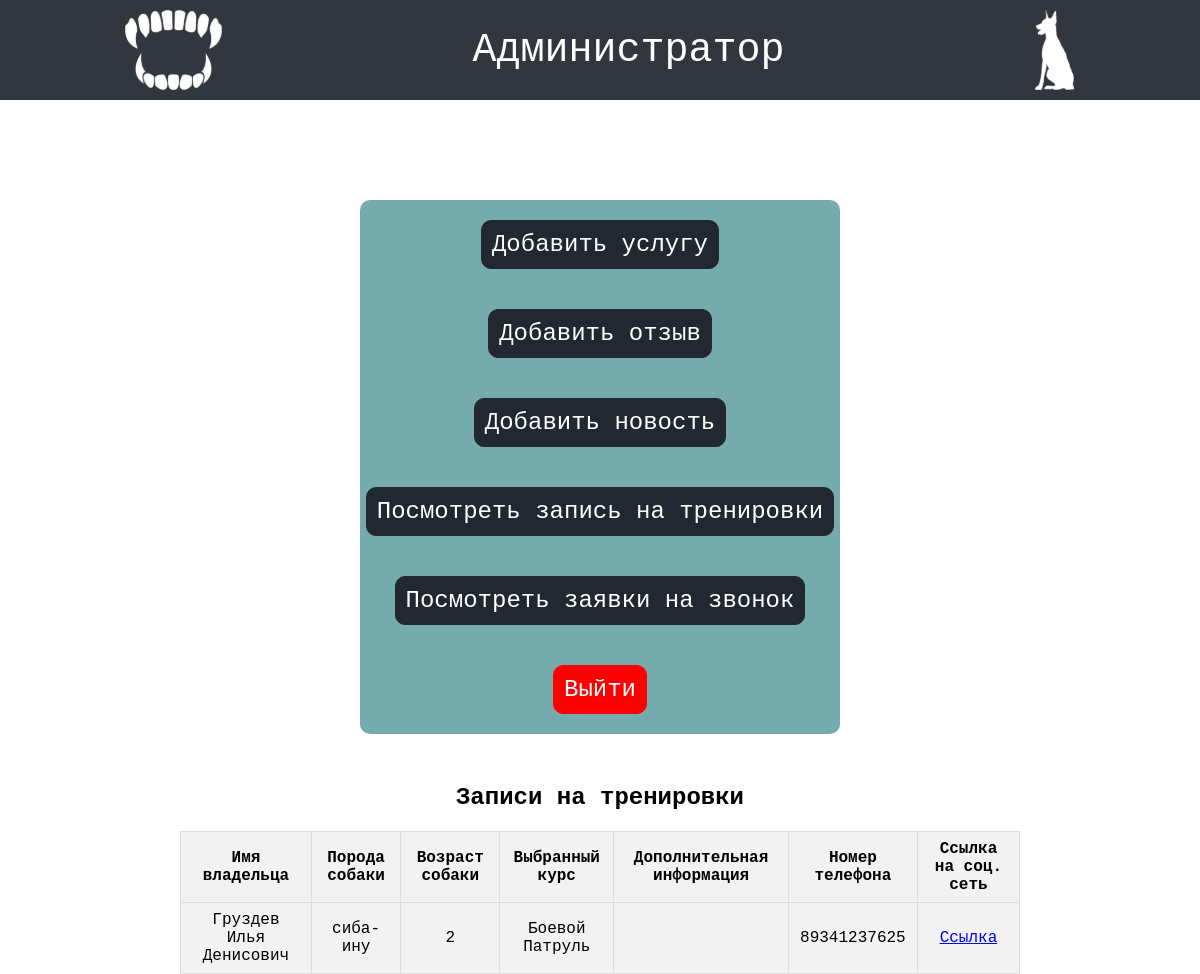
/view_services.php (signed in), run on the app's committed database.
### tables this page shows
CREATE TABLE `Appointments` (
  `appointment_id` int NOT NULL,
  `service_id` int DEFAULT NULL,
  `full_name` varchar(255) DEFAULT NULL,
  `dog_breed` varchar(100) DEFAULT NULL,
  `dog_age` int DEFAULT NULL,
  `special_instructions` text,
  `dog_name` varchar(100) DEFAULT NULL,
  `phone_number` varchar(20) DEFAULT NULL,
  `social_media_link` varchar(255) DEFAULT NULL
);

CREATE TABLE `Services` (
  `service_id` int NOT NULL,
  `photo_path` varchar(255) DEFAULT NULL,
  `title` varchar(255) DEFAULT NULL,
  `description` text
);

### view_services.php (the view, shortened to what this page needs)
<?php
include 'config.php';
$sql_appointments = "SELECT appointment_id, service_id, full_name, dog_breed, dog_age, special_instructions, dog_name, phone_number, social_media_link FROM Appointments";
$result_appointments = $conn->query($sql_appointments);
function getServiceData($conn, $service_id) {
    $sql_service = "SELECT title, photo_path, description FROM Services WHERE service_id = $service_id";
    $result_service = $conn->query($sql_service);
    $service_data = $result_service->fetch_assoc();
    return $service_data;
}
?>
<!DOCTYPE html>
<html lang="en">
<head>
    <link rel="stylesheet" href="style.css" />
</head>
<body>
<header>
    <img src="img/up_image1.svg" alt="" height="80px">
    <p>Администратор</p>
    <img src="img/up_image2.svg" alt="" height="80px">
</header>
<div class="admin_toolbar">
    <a class="admin_toolbar-btn" href="new_service.php">Добавить услугу</a>
    <a class="admin_toolbar-btn" href="new_reviews.php">Добавить отзыв</a>
    <a class="admin_toolbar-btn" href="new_news.php">Добавить новость</a>
    <a class="admin_toolbar-btn" href="view_services.php">Посмотреть запись на тренировки</a>
    <a class="admin_toolbar-btn" href="view_callback.php">Посмотреть заявки на звонок</a>
    <a class="admin_exit" href="?logout">Выйти</a>
</div>
<div class="admin_content">
    <h2>Записи на тренировки</h2>
    <table class="admin_table">
        <tr>
            <th>Имя владельца</th>
            <th>Порода собаки</th>
            <th>Возраст собаки</th>
            <th>Выбранный курс</th>
            <th>Дополнительная информация</th>
            <th>Номер телефона</th>
            <th>Ссылка на соц. сеть</th>
        </tr>
        <?php
        if ($result_appointments->num_rows > 0) {
            while ($row = $result_appointments->fetch_assoc()) {
                $service_data = getServiceData($conn, $row["service_id"]);
                echo "<tr>";
                echo "<td>" . $row["full_name"] . "</td>";
                echo "<td>" . $row["dog_breed"] . "</td>";
                echo "<td>" . $row["dog_age"] . "</td>";
                echo "<td>" . $service_data["title"] . "</td>";
                echo "<td>" . $row["special_instructions"] . "</td>";
                echo "<td>" . $row["phone_number"] . "</td>";
                echo "<td><a href='" . $row["social_media_link"] . "' target='_blank'>" . "Ссылка" . "</a></td>";
                echo "</tr>";
            }
        } else {
            echo "<tr><td colspan='7'>Нет доступных записей на тренировки</td></tr>";
        }
        ?>
    </table>
</div>
</body>
</html>

### style.css (style rules this page uses)
* { margin: 0 auto; padding: 0 auto; font-family: "Courier New", Courier, monospace; transition: 0.5s; }
header { display: flex; text-align: center; align-items: center; background-color: #31363f; height: 100px; width: 100%; }
header p { font-size: 40px; color: #fff; }
.admin_toolbar { margin-top: 100px; background-color: #76ABAE; border-radius: 10px; width: 40%; display: flex; flex-direction: column; gap: 20px; padding-bottom: 20px; }
.admin_toolbar-btn { margin-top: 20px; background-color: #222831; color: #fff; border-radius: 10px; padding: 10px; font-size: 24px; text-decoration: none; cursor: pointer; border: 1px solid #222831; }
.admin_exit { background-color: red; margin-top: 20px; color: #fff; border-radius: 10px; padding: 10px; font-size: 24px; text-decoration: none; cursor: pointer; border: 1px solid red; }
.admin_content { display: grid; margin-top: 50px; width: 70%; }
.admin_table { width: 100%; border-collapse: collapse; margin-top: 20px; text-align: center; }
.admin_table th { background-color: #f2f2f2; border: 1px solid #dddddd; padding: 8px; }
.admin_table td { border: 1px solid #dddddd; padding: 8px; }
.admin_table tr:nth-child(even) { background-color: #f2f2f2; }

### data on the page
appointments: full_name "Груздев Илья Денисович", dog_breed "сиба-ину", dog_age "2", service.title "Боевой Патруль", phone_number "89341237625"
